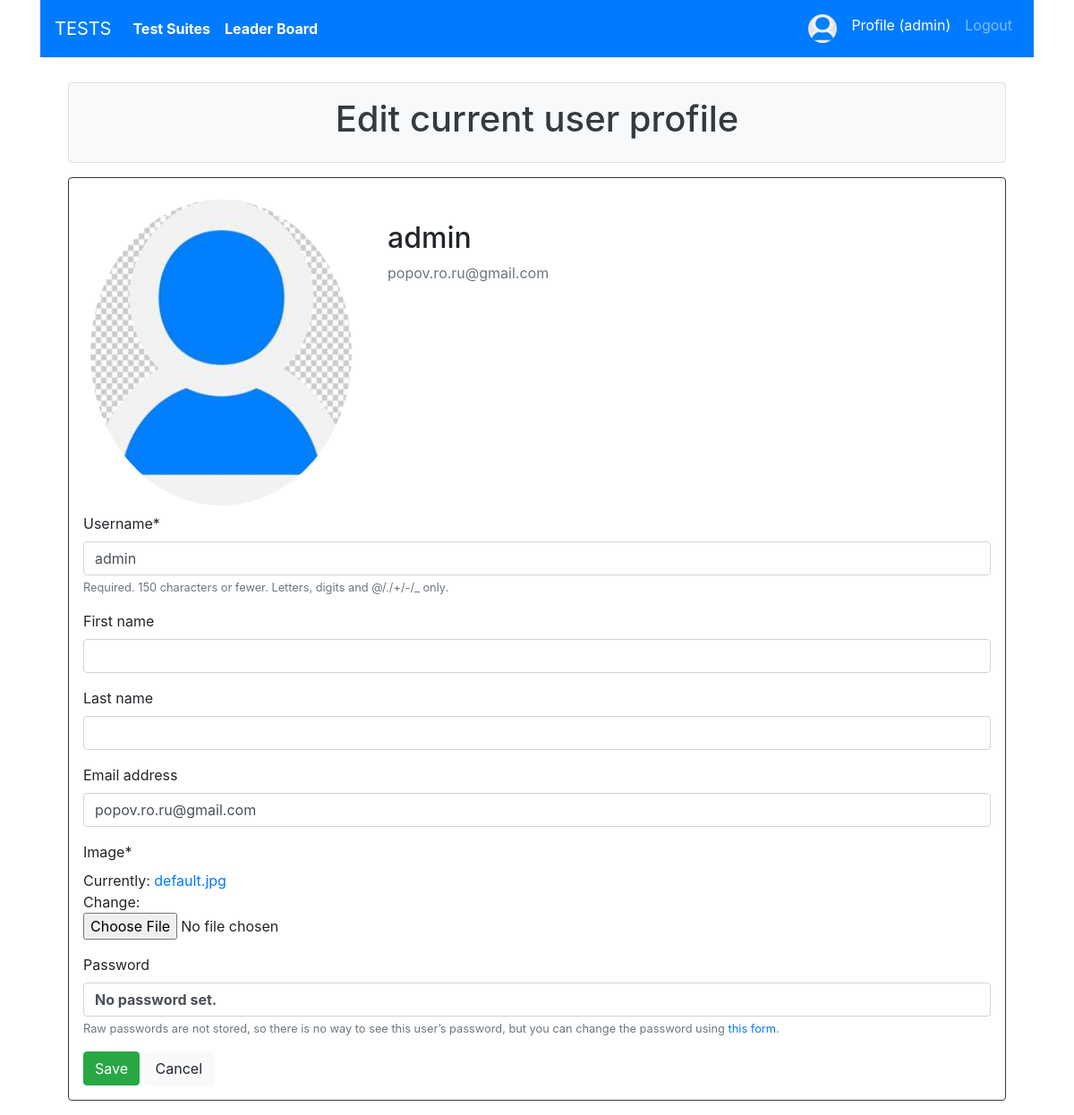
The page /account/profile/ (signed in) on the database its author committed.
### user_account/models.py (models this page shows, shortened)
class User(AbstractUser):
    image = models.ImageField(default='default.jpg', upload_to='pics')
    avr_score = models.PositiveIntegerField(null=True, blank=True)
    number_tests_passed = models.PositiveIntegerField(null=True, blank=True)
    location = models.CharField(max_length=30, blank=True)
    birth_date = models.DateField(null=True, blank=True, default=datetime.date.today)

### user_account/views.py (the view)
# urls.py: path('profile/', views.UserAccountProfileView.as_view(), name='profile'),
class UserAccountProfileView(SuccessMessageMixin, LoginRequiredMixin, UpdateView):
    template_name = 'user_account/profile.html'
    extra_context = {'title': 'Edit current user profile'}
    form_class = UserAccountProfileForm
    login_url = reverse_lazy('account:login')
    def get_object(self, queryset=None):
        return self.request.user
    success_url = reverse_lazy('account:profile')
    success_message = "Your account has been updated!"

### user_account/forms.py (shortened to what this page needs)
class UserAccountProfileForm(UserChangeForm):
    class Meta(UserChangeForm.Meta):
        model = User
        fields = ('username', 'first_name', 'last_name', 'email', 'image')

### user_account/templates/user_account/profile.html (shortened to what this page needs)
{% extends 'base.html' %}
{% load static %}
{% load crispy_forms_tags %}
{% block content %}
    <div class="media">
        <div class="img-circle.vert">
            <img class="rounded-circle p-1 m-1" width="300" height="350"  src="{{ user.image.url }}">
        </div>
        <div class="media-body  p-3 m-3">
            <h2 class="account-heading">{{ user.username }}</h2>
            <p class="text-secondary">{{ user.email }}</p>
        </div>
    </div>
    <form method="post" enctype="multipart/form-data">
        <div class="form-group">
            {{ form|crispy }}
        </div>
        <button type="submit" class="btn btn-success">Save</button>
        <a href="{% url 'index' %}" class="btn btn-light">Cancel</a>
    </form>
{% endblock %}

### templates/base.html (shortened to what this page needs)
<!DOCTYPE html>
<html lang="en">
<head>
    <link rel="stylesheet" href="https://stackpath.bootstrapcdn.com/bootstrap/4.5.0/css/bootstrap.min.css"
>
</head>
<body>
<div class="container">
    <nav class="navbar navbar-expand-lg navbar-dark bg-primary">
        <a class="navbar-brand" href="{% url 'index' %}">TESTS <span class="sr-only">(current)</span></a>
        <div class="collapse navbar-collapse" id="navbarSupportedContent">
            <ul class="navbar-nav mr-auto">
                <li class="nav-item active">
                    <a class="nav-link" href="{% url 'testsuite:list' %}"><b>Test Suites</b></a>
                </li>
                <li class="nav-item active">
                    <a class="nav-link" href="{% url 'testsuite:leader_board' %}"><b>Leader Board</b></a>
                </li>
            </ul>
            <ul class="navbar-nav">
                {% if user.is_authenticated %}
                    <li class="nav-item">
                        <img class="rounded-circle p-1 m-1" width="40" height="40"  src="{{ user.image.url }}">
                    </li>
                    <li class="nav-item active">
                        <a class="nav-link" href="{% url 'account:profile' %}">Profile ({{user.username}})</a>
                    </li>
                    <li class="nav-item">
                        <a class="nav-link" href="{% url 'account:logout' %}">Logout</a>
                    </li>
                {% endif %}
            </ul>
        </div>
    </nav>
    <div class="container">
        <div class="p-1 m-1">
        </div>
        <div class="border rounded text-center p-3 m-3 bg-light text-dark" >
            <h1>{% block title %}{{ title }}{% endblock %}</h1>
        </div>
        <div class="border border-dark rounded p-3 m-3">
            {% block content %}
            {% endblock %}
        </div>
    </div>
</div>
</body>
</html>

### rows shown on the page
User: image (placeholder picture), username "admin", email "popov.ro.ru@gmail.com"

### other values the page prints
{{ title }} "Edit current user profile"
